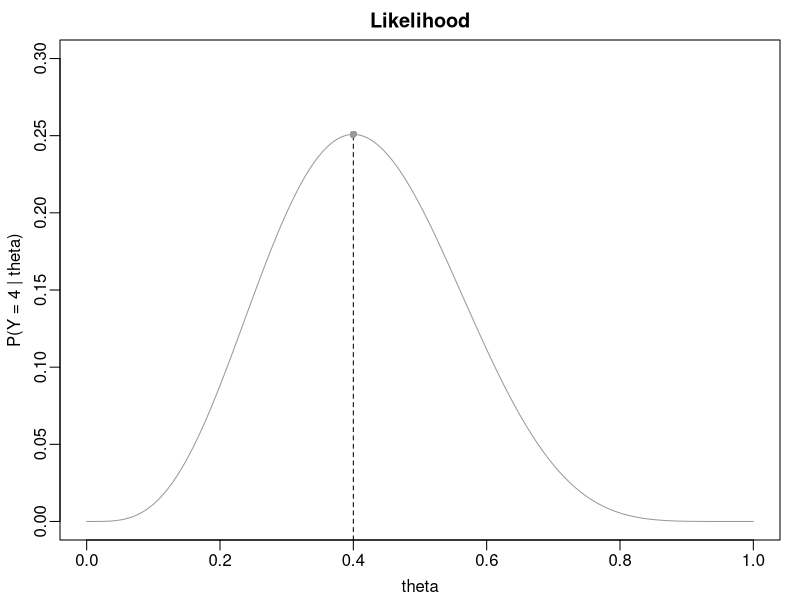
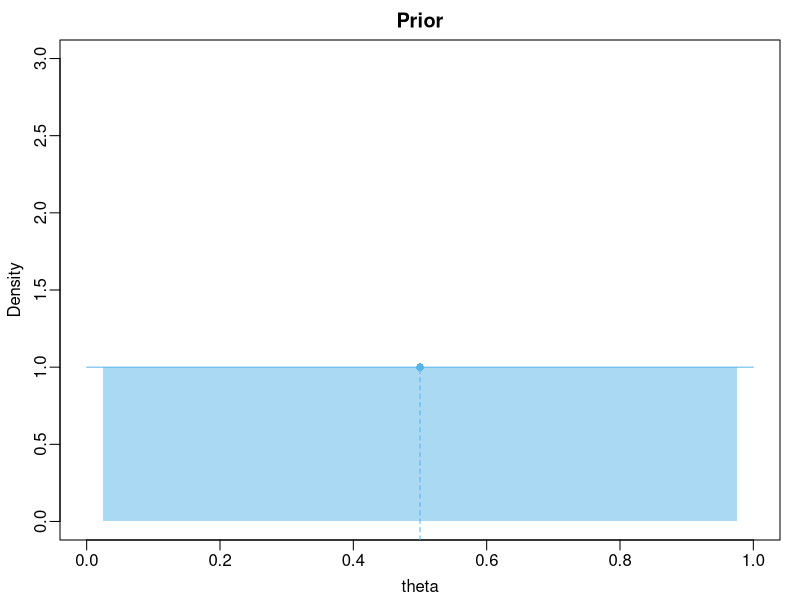
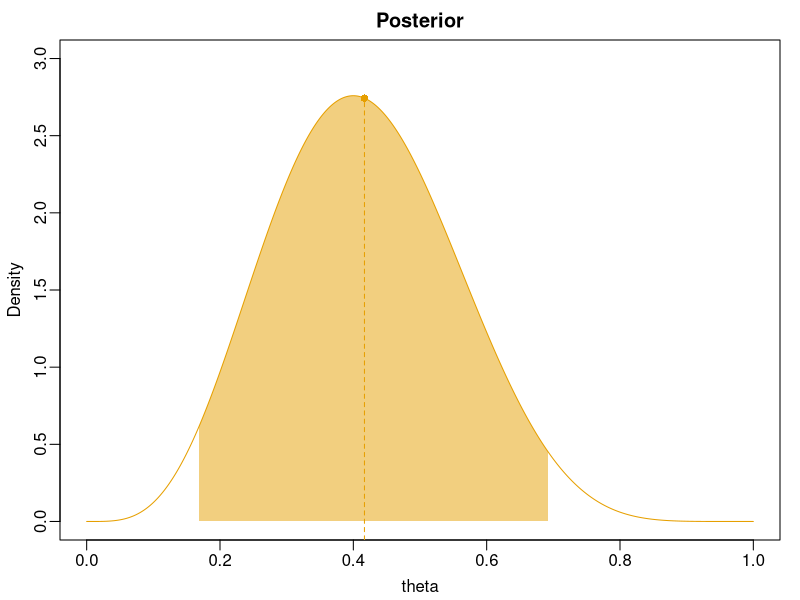
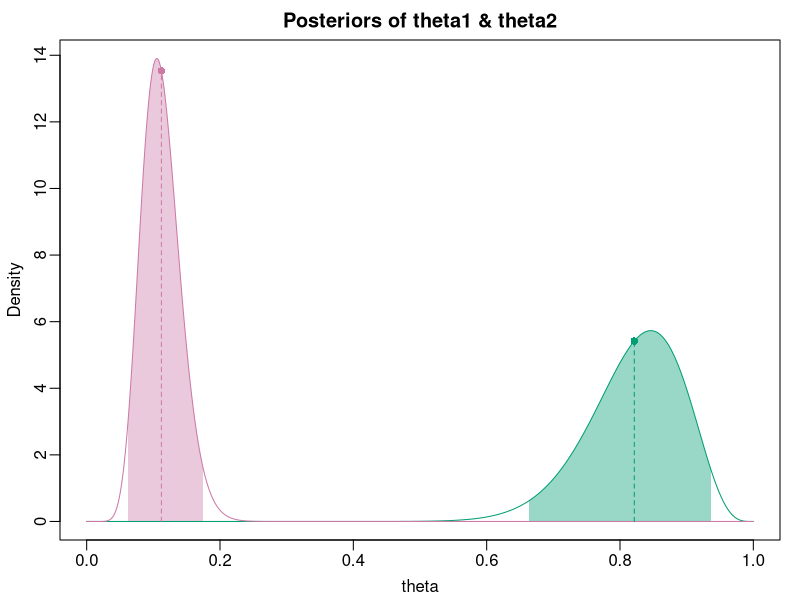

Reproduce these figures in R, in order.
## ---- chunk 1
#| label: fig-likelihood
#| eval: true
#| echo: false
#| fig-width: 8
#| fig-height: 4.5
#| fig-align: center
oi_colors <- palette.colors(palette = "Okabe-Ito")
par(mar = c(3,3,2,1), mgp = c(1.8, 0.5, 0))
theta_seq <- seq(0, 1, by = 0.001)

likelihood <- dbinom(x = 4, size = 10, prob = theta_seq)

plot(1, type = "n", xlim = c(0, 1), ylim = c(0, 0.3),
     xlab = "theta", ylab = "P(Y = 4 | theta)", main = "Likelihood")
lines(theta_seq, likelihood, col = oi_colors[9])
lines(x = c(0.4, 0.4), y = c(par("usr")[3], dbinom(4,10,0.4)), lty = 2)
points(x = 0.4, y = dbinom(4, 10, 0.4), pch = 16, col = oi_colors[9])
## ---- chunk 2
#| label: fig-prior-density
#| eval: true
#| echo: false
#| fig-width: 8
#| fig-height: 4.5
#| fig-align: center

a_prior <- 1
b_prior <- 1
prior_dens <- rep(1, times = length(theta_seq))
prior_theta_ix <- which(theta_seq >= 0.025 & theta_seq <= 0.975)

prior_ci_x <- theta_seq[prior_theta_ix]
prior_ci_y_top <- prior_dens[prior_theta_ix]
prior_ci_y_bot <- rep(0, times = length(prior_theta_ix))


par(mar = c(3,3,2,1), mgp = c(1.8, 0.5, 0))
plot(1, type = "n", xlim = c(0,1), ylim = c(0, 3),
     xlab = "theta", ylab = "Density", main = "Prior")
lines(theta_seq, prior_dens, col = oi_colors[3])

polygon(x = c(prior_ci_x, rev(prior_ci_x)),
        y = c(prior_ci_y_bot, rev(prior_ci_y_top)),
        col = adjustcolor(col = oi_colors[3], alpha.f = 0.5),
        border = NA)
points(x = 0.5, y = 1, pch = 16, col = oi_colors[3])
lines(x = c(0.5, 0.5), y = c(par("usr")[3], 1), lty = 2, col = oi_colors[3])

## ---- chunk 3
#| label: fig-beta-binomial
#| eval: true
#| echo: false
#| fig-width: 7.2
#| fig-height: 4.05
#| fig-align: "center"

y <- 4
n <- 10
a_post <- a_prior + y
b_post <- b_prior + n - y

post_dens <- dbeta(theta_seq, shape1 = a_post, shape2 = b_post)

post_theta_ix <- which(theta_seq >= qbeta(0.025, a_post, b_post) & theta_seq <= qbeta(0.975, a_post, b_post))

post_ci_x <- theta_seq[post_theta_ix]
post_ci_y_top <- post_dens[post_theta_ix]
post_ci_y_bot <- rep(0, times = length(post_theta_ix))

par(mar = c(3,3,2,1), mgp = c(1.8, 0.5, 0))
plot(1, type = "n", xlim = c(0,1), ylim = c(0, 3),
     xlab = "theta", ylab = "Density", main = "Posterior")
lines(theta_seq, post_dens, col = oi_colors[2])

polygon(x = c(post_ci_x, rev(post_ci_x)),
        y = c(post_ci_y_bot, rev(post_ci_y_top)),
        col = adjustcolor(col = oi_colors[2], alpha.f = 0.5),
        border = NA)
post_mean <- a_post/(a_post+b_post)
lines(x = c(post_mean, post_mean), 
      y = c(par("usr")[3], dbeta(post_mean, a_post, b_post)),
      lty = 2, col = oi_colors[2])
points(x = post_mean, y = dbeta(post_mean, a_post, b_post), pch = 16, col = oi_colors[2])
## ---- chunk 4
#| label: post-pred
#| eval: true
#| echo: true
theta_draws <- rbeta(n = 5e5, shape1 = a_post, shape2 = b_post)
ystar <- rbinom(n = 5e5, size = 100, prob = theta_draws)
round(sort(table(ystar)/5e5, decreasing = TRUE), digits = 4)[1:10]
## ---- chunk 5
#| label: fig-example2-theta1-theta2
#| eval: true
#| echo: false
#| fig-width: 8
#| fig-height: 4.5
#| fig-align: center

a1 <- 8+15
b1 <- 0 + 5

a2 <- 8 + 5
b2 <- 8 + 95

post_dens1 <- dbeta(theta_seq, shape1 = a1, shape2 = b1)
post_dens2 <- dbeta(theta_seq, shape1 = a2, shape2 = b2)


theta1_ix <- which(theta_seq >= qbeta(0.025, a1, b1) & theta_seq <= qbeta(0.975, a1, b1))
theta2_ix <- which(theta_seq >= qbeta(0.025, a2, b2) & theta_seq <= qbeta(0.975, a2, b2))

x1 <- theta_seq[theta1_ix]
x2 <- theta_seq[theta2_ix]

y1_top <- post_dens1[theta1_ix]
y2_top <- post_dens2[theta2_ix]

y1_bot <- rep(0, times = length(theta1_ix))
y2_bot <- rep(0, times = length(theta2_ix))


par(mar = c(3,3,2,1), mgp = c(1.8, 0.5, 0))
plot(1, type = "n",
     xlim = c(0,1), ylim = c(0, max(c(post_dens1, post_dens2))),
     xlab = "theta", ylab = "Density", main = "Posteriors of theta1 & theta2")



lines(theta_seq, post_dens1, col = oi_colors[4])
lines(theta_seq, post_dens2, col = oi_colors[8])


polygon(x = c(x1, rev(x1)), y = c(y1_bot, rev(y1_top)),
        col = adjustcolor(oi_colors[4], alpha.f = 0.4),
        border = NA)
polygon(x = c(x2, rev(x2)),
        y = c(y2_bot, rev(y2_top)),
        col = adjustcolor(oi_colors[8], alpha.f = 0.4),
        border = NA)

post_mean1 <- a1/(a1+b1)
post_mean2 <- a2/(a2+b2)

lines(x = c(post_mean1, post_mean1), y = c(0, dbeta(post_mean1, a1, b1)), col = oi_colors[4], lty = 2)
points(x = post_mean1, y = dbeta(post_mean1, a1, b1), pch = 16, col = oi_colors[4])

lines(x = c(post_mean2, post_mean2), y = c(0, dbeta(post_mean2, a2, b2)), col = oi_colors[8], lty = 2)
points(x = post_mean2, y = dbeta(post_mean2, a2, b2), pch = 16, col = oi_colors[8])


